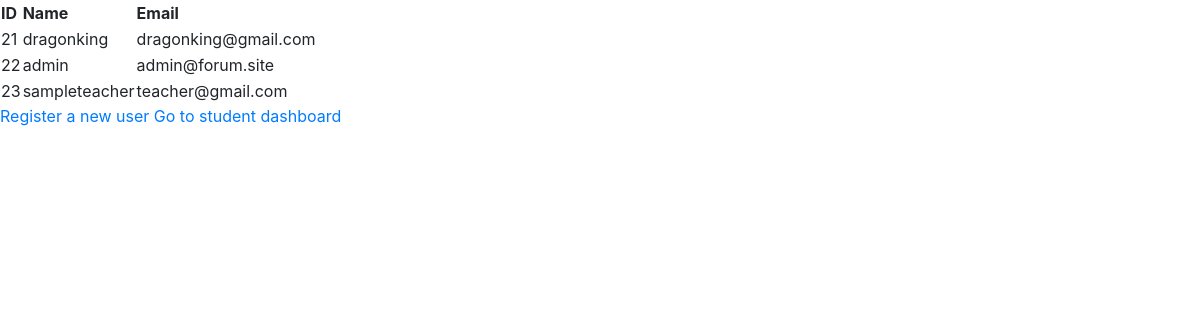
The page /pages/admin_dashboard.php on the database its author committed.
### tables this page shows
CREATE TABLE `users` (
  `id` int(11) NOT NULL,
  `username` varchar(255) NOT NULL,
  `email` varchar(255) NOT NULL,
  `password` varchar(255) NOT NULL,
  `role` enum('admin','teacher','student') NOT NULL,
  `status` enum('active','awaiting approval','disabled') NOT NULL
);

### pages/admin_dashboard.php (the view, shortened to what this page needs)
<!DOCTYPE html>
<html lang="en">
<head>
  <link href="../styles/main1.css" rel="stylesheet">
  <link rel="stylesheet" href="https://maxcdn.bootstrapcdn.com/bootstrap/4.0.0/css/bootstrap.min.css" />
</head>
<body>
<?php
$conn= connectToDB();
$sql = "SELECT id, username, email FROM users";
$result = $conn->query($sql);
if ($result->num_rows > 0) {
    echo "<table><tr><th>ID</th><th>Name</th><th>Email</th></tr>";
    while($row = $result->fetch_assoc()) {
        echo "<tr>
              <td>" . $row["id"]. "</td>
              <td>" . $row["username"]. "</td>
              <td>" . $row["email"]. "</td>
            </tr>";
    }
    echo "</table>";
} else {
    echo "0 results";
}
?>
<a href="../register.php">Register a new user</a>
<a href="dashboard.php">Go to student dashboard</a>
</body>
</html>

### rows shown on the page
users: id "21", username "dragonking", email "dragonking@gmail.com"
users: id "22", username "admin", email "admin@forum.site"
users: id "23", username "sampleteacher", email "teacher@gmail.com"
